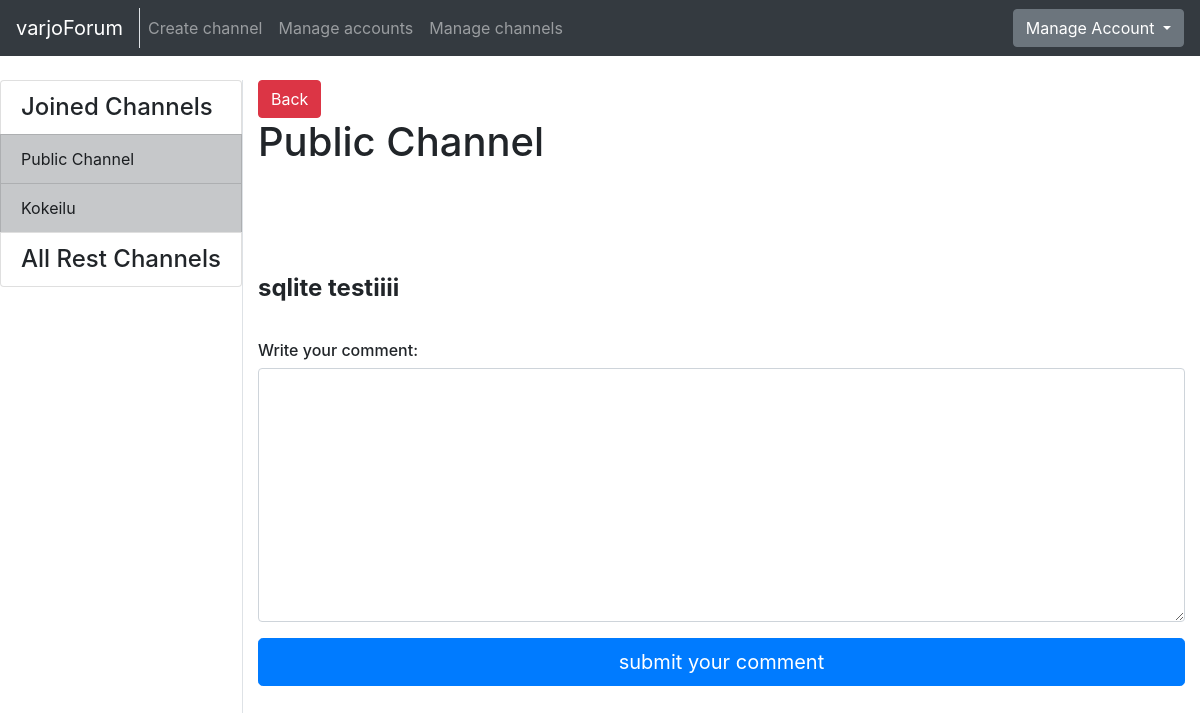
/channels/message/1/2/ (signed in), run on an earlier commit of the app's database.
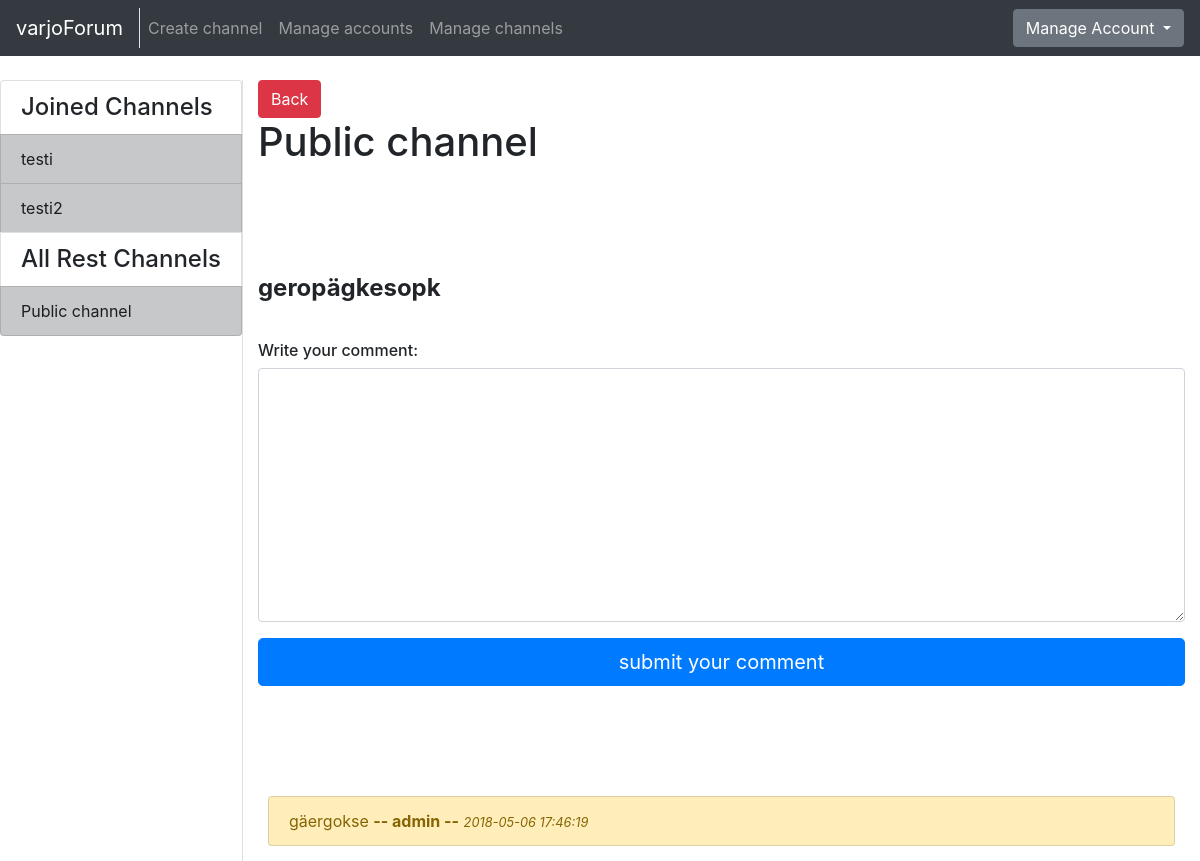
And on a later commit of the database.
### application/channels/models.py (models this page shows, shortened)
class Channel(Base):
    name = db.Column(db.String(144), nullable=False)
    introduction = db.Column(db.Text, nullable=False)
    messages = db.relationship("Message", backref='Channel', lazy=True)
    accounts = db.relationship('Account', secondary=accounts, lazy='subquery',
        backref=db.backref('channels', lazy=True))
    @staticmethod
    def get_my_channels(account_id):
        stmt = text("SELECT Channel.id, Channel.name"
                    " FROM Channel, Account, Accounts"
                    " WHERE Channel.id = Accounts.channel_id"
                    " AND Account.id = Accounts.account_id"
                    " AND Account.id = :account_id").params(account_id=account_id)
        res = db.engine.execute(stmt)
        response = []
        for row in res:
            response.append({"channel_id":row[0], "channel_name":row[1]})
        return response
    @staticmethod
    def get_channels_where_not_in(account_id):
        stmt = text("SELECT channel.id, channel.name"
                    " FROM Channel"
                    " WHERE Channel.id NOT IN ("
                        " SELECT Channel.id"
                            " FROM Channel, Account, Accounts"
                            " WHERE Channel.id = Accounts.channel_id"
                            " AND Account.id = Accounts.account_id"
                            " AND Account.id = :account_id"
                    " )").params(account_id=account_id)
        res = db.engine.execute(stmt)
        response = []
        for row in res:
            response.append({"id":row[0], "name":row[1]})
        return response

### application/messages/models.py (models this page shows, shortened)
class Message(Base):
    body = db.Column(db.Text, nullable=False)
    writer = db.Column(db.String(144), nullable=False)
    account_id = db.Column(db.Integer, db.ForeignKey('account.id'), nullable=False)
    channel_id = db.Column(db.Integer, db.ForeignKey('channel.id'), nullable=False)
    comments = db.relationship("Comment", backref='message', lazy=True)

### application/comments/models.py (models this page shows, shortened)
class Comment(Base):
  body = db.Column(db.Text, nullable=False)
  writer = db.Column(db.String(144), nullable=False)
  message_id = db.Column(db.Integer, db.ForeignKey('message.id'), nullable=False)
  account_id = db.Column(db.Integer, db.ForeignKey('account.id'), nullable=False)

### application/messages/views.py (the view)
@app.route("/channels/message/<channel_id>/<message_id>/", methods=["GET"])
@login_required
def message_index(channel_id, message_id):
    c = Channel.query.get(channel_id)
    m = Message.query.get(message_id)
    comments = []
    if m is not None:
        comments = m.comments
    return render_template("messages/message.html", channel = c, message = m, comments = comments, messageform=MessageForm(),
        all_channels = Channel.get_channels_where_not_in(current_user.id), my_channels = Channel.get_my_channels(current_user.id))

### application/messages/forms.py
class MessageForm(FlaskForm):
  body = TextAreaField("Write your message: ", [validators.length(min=2)])
  class Meta:
    csrf = False

### application/__init__.py (called while the page is built)
@login_manager.user_loader
def load_user(account_id):
  return Account.query.get(account_id)

### application/templates/messages/message.html (shortened to what this page needs)
{% extends "layout.html" %}
{% block body %}
  <a href="{{ url_for('one_channel_index', channel_id=channel.id, sort='first') }}">
    <button type="submit" class="btn btn-danger">Back</button>
  </a>
<h1 style="padding-bottom: 100px">{{ channel.name }}</h1>
<h4><b>{{ message.body }}</b></h4>
<form method="POST" action="{{ url_for('message_new_comment', channel_id=channel.id, message_id=message.id) }}"
    name="messageform" style="padding-bottom: 100px; padding-top: 30px">
  <div class="form-group">
      <h6>Write your comment: </h6>
      {{ messageform.body(class="form-control", rows=10) }}
  </div>
  <button type="submit" class="btn btn-primary btn-lg btn-block" >submit your comment</button>
</form>
{% for comment in comments %}
<div class="list-group" style="padding: 10px">
  <ul class="list-group" style="padding: ">
    <div class="" style="padding-bottom: 5px">
      <li class="list-group-item list-group-item-warning" >
        {{ comment.body }} <b>-- {{ comment.writer }} --</b>   <i><small>{{ comment.date_created }}</small></i>
      </li>
    </div>
  </ul>
</div>
{% endfor %}
{% endblock %}

### application/templates/layout.html (shortened to what this page needs)
<!DOCTYPE html>
  <html>
    <head>
      <link rel="stylesheet" href="https://maxcdn.bootstrapcdn.com/bootstrap/4.0.0/css/bootstrap.min.css">
    </head>
    <body>
      <nav class="navbar navbar-expand-md navbar-dark bg-dark mb-4">
        <div class="border-right">
          <a class="navbar-brand" href="{{ url_for('index') }}">varjoForum</a>
        </div>
        <div class="collapse navbar-collapse" id="navbarCollapse">
          <ul class="navbar-nav mr-auto">
            {% if current_user.is_authenticated %}
              <li class="nav-item">
                <a class="nav-link" href="{{ url_for('channel_form') }}">Create channel</a>
              </li>
            {% endif %}
            {% if current_user.admin == True %}
              <li class="nav-item">
                <a class="nav-link" href="{{ url_for('account_list') }}">Manage accounts</a>
              </li>
              <li class="nav-item">
                <a href="{{ url_for('channel_manager') }}" class="nav-link">Manage channels</a>
              </li>
            {% endif %}
          </ul>
            <div class="btn-group">
              <button type="button" class="btn btn-secondary dropdown-toggle" data-toggle="dropdown" aria-haspopup="true" aria-expanded="false">
                {% if current_user.is_authenticated %}
                  Manage Account
                {% else %}
                  Login
                {% endif %}
              </button>
            </div>
        </div>
      </nav>
      <div class="container-fluid" >
        <div class="row">
            <div class="border-right">
              <div class="col-sx" >
                <div style="float: left">
                  <div class="list-group">
                  {% if current_user.is_authenticated %}
                    {% if my_channels %}
                    <h4 class="list-group-item">Joined Channels</h4>
                    {% endif %}
                    {% for my_channel in my_channels %}
                        <a href="{{ url_for('one_channel_index', channel_id=my_channel.channel_id, sort='first') }}"
                            class="list-group-item list-group-item-action list-group-item-dark">
                        {{ my_channel.channel_name }}
                        </a>
                    {% endfor %}
                    <h4 class="list-group-item">All Rest Channels</h4>
                {% else %}
                {% if all_channels %}
                <h4 class="list-group-item">All Channels</h4>
                {% endif %}
                {% endif %}
                {% for channel in all_channels %}
                <a href="{{ url_for('one_channel_index', channel_id=channel.id, sort='first') }}"
                    class="list-group-item list-group-item-action list-group-item-dark">
                  {{ channel.name }}
                </a>
                {% endfor %}
              </div>
              </div>
              </div>
          </div>
          <div class="col">
            {% block body %}{% endblock %}
          </div>
        </div>
    </body>
  </html>

What changed in the data, as far as the page shows it:
removed Channel: channel_name "Kokeilu", shown under "Joined Channels"
added Channel: channel_name "testi", shown under "Joined Channels"
added Channel: channel_name "testi2", shown under "Joined Channels"
changed Channel: name "Public Channel" → "Public channel"; moves from the list under "Joined Channels" to the list under "All Rest Channels"
changed Message: body "sqlite testiiii" → "geropägkesopk"
added Comment: body "gäergokse", writer "admin", date_created "2018-05-06 17:46:19"
